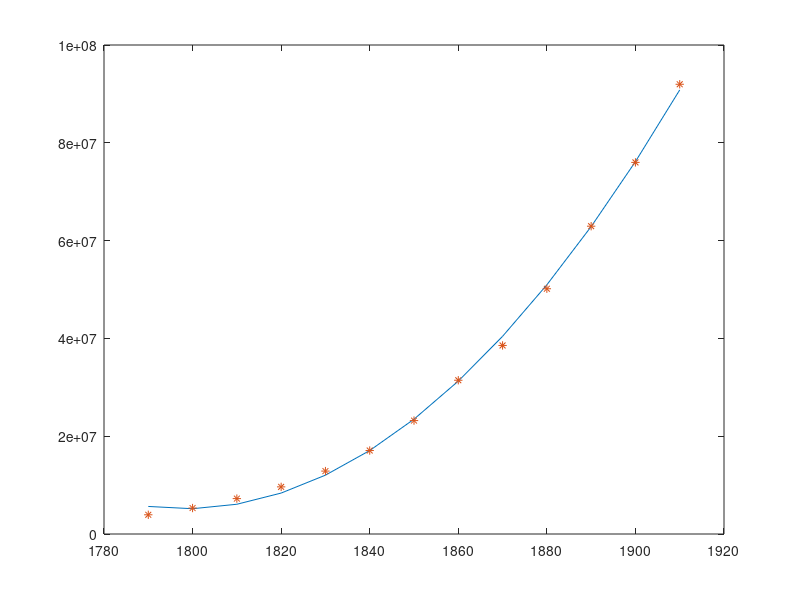

MATLAB code to generate this figure:
t=1790:10:1910;

P=[3929214,5308483,7239881,9638453,12866020,17069453,23191876,31443321,38558371,...
50155783,62947714,75994575,91972266];

format long g

b=[sum(P),sum(P.*t),sum(P.*(t.^2))]

A=[13,sum(t),sum(t.^2);sum(t),sum(t.^2),sum(t.^3);sum(t.^2),sum(t.^3),sum(t.^4)]

plot(t,22233186177.8195-24720291.325476.*t+6872.99686313725.*t.^2,t,P,'*')